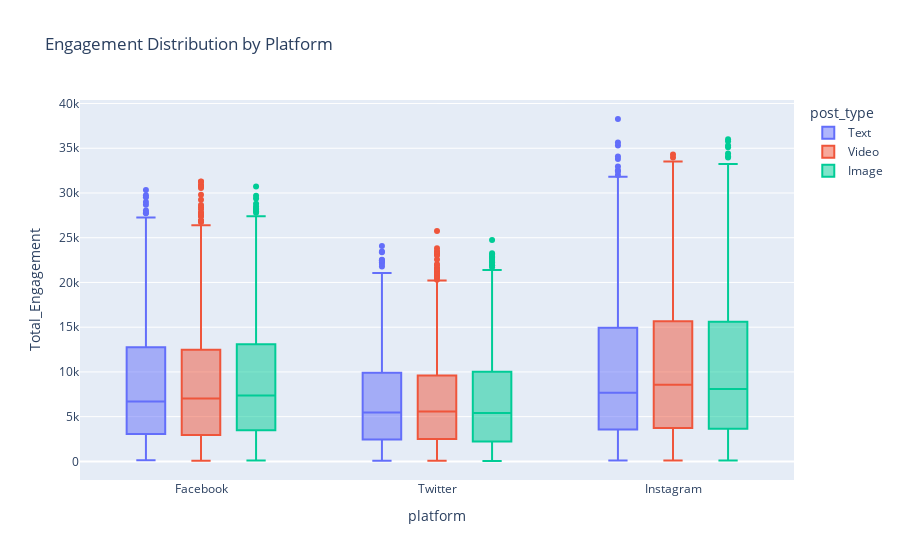

The notebook cell this image was saved under:
### Code cell
#visualizing key finding 

#scatter plot for likes vs comments using matplotlib
plt.scatter(df["likes"], df["comments"])
plt.title("Likes vs Comments")
plt.xlabel("Likes")
plt.ylabel("Comments")
plt.show()

#bar plot for average engagement by content type using seaborn
sns.barplot(x="post_type", y="Total_Engagement", data=df)
plt.title("Average Engagement by Content Type")
plt.show()

#box plot for engagement distribution by platform and content type using plotly
fig = px.box(df, x="platform", y="Total_Engagement", color="post_type", title="Engagement Distribution by Platform")
fig.show()

#scatter plot for likes vs shares using bokeh
output_notebook()
source = ColumnDataSource(df)
p = figure(title="Likes vs Shares", x_axis_label="likes", y_axis_label="shares")
p.scatter("likes", "shares", source=source, size=7)
show(p)

### Figure 1 — Plotly figure (JSON) as saved in the notebook; plotly's stock layout.template omitted (floating-point values rounded to 4 significant figures; data arrays with more than 128 entries replaced by an {"elided": "..."} marker saying what was removed)
{"data": [{"alignmentgroup": "True", "hovertemplate": "post_type=Text<br>platform=%{x}<br>Total_Engagement=%{y}<extra></extra>", "legendgroup": "Text", "marker": {"color": "#636efa"}, "name": "Text", "notched": false, "offsetgroup": "Text", "orientation": "v", "showlegend": true, "type": "box", "x": {"elided": "3297 str values"}, "x0": " ", "xaxis": "x", "y": {"elided": "3297 int values"}, "y0": " ", "yaxis": "y"}, {"alignmentgroup": "True", "hovertemplate": "post_type=Video<br>platform=%{x}<br>Total_Engagement=%{y}<extra></extra>", "legendgroup": "Video", "marker": {"color": "#EF553B"}, "name": "Video", "notched": false, "offsetgroup": "Video", "orientation": "v", "showlegend": true, "type": "box", "x": {"elided": "3333 str values"}, "x0": " ", "xaxis": "x", "y": {"elided": "3333 int values"}, "y0": " ", "yaxis": "y"}, {"alignmentgroup": "True", "hovertemplate": "post_type=Image<br>platform=%{x}<br>Total_Engagement=%{y}<extra></extra>", "legendgroup": "Image", "marker": {"color": "#00cc96"}, "name": "Image", "notched": false, "offsetgroup": "Image", "orientation": "v", "showlegend": true, "type": "box", "x": {"elided": "3370 str values"}, "x0": " ", "xaxis": "x", "y": {"elided": "3370 int values"}, "y0": " ", "yaxis": "y"}], "layout": {"boxmode": "group", "legend": {"title": {"text": "post_type"}, "tracegroupgap": 0}, "title": {"text": "Engagement Distribution by Platform"}, "xaxis": {"anchor": "y", "domain": [0, 1], "title": {"text": "platform"}}, "yaxis": {"anchor": "x", "domain": [0, 1], "title": {"text": "Total_Engagement"}}}}
